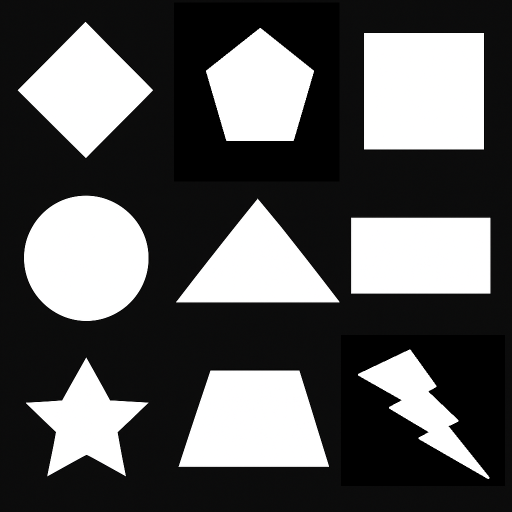
#> input picture learn2.png, 1024 x 1024 px, found by its file name (shown at 1/2 size)
$ python knn.py
#> lines starting #> are read from the running program, lines starting #| are printed output that depends on the picture; after the words box and inside, x2 and y2 are one past the last pixel; in counts of white or black regions, pixels touching at a corner belong together
import sys
import imutils
import numpy as np
import cv2

im = cv2.imread('C:\Projects\Intellect\lab5\learn2.png')
#> im is the input picture: shape (1024, 1024, 3); mean B, G, R 89.3, 89.2, 89.2

resized = imutils.resize(im, width=600)
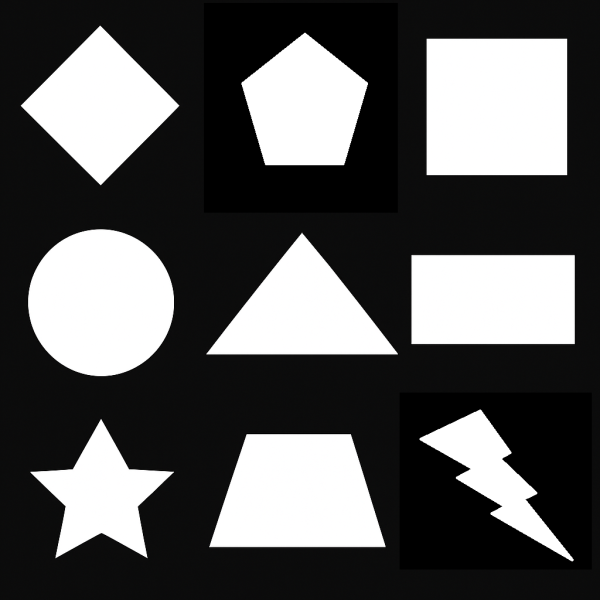
#> resized: shape (600, 600, 3); mean B, G, R 89.3, 89.3, 89.2

gray = cv2.cvtColor(resized, cv2.COLOR_BGR2GRAY)

blur = cv2.GaussianBlur(gray, (5, 5), 0)
ret, thresh = cv2.threshold(blur, 127, 255, cv2.THRESH_BINARY)
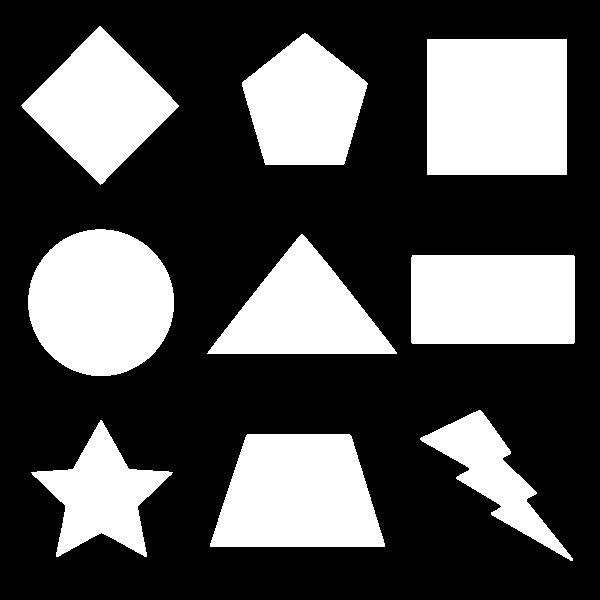
#> thresh: shape (600, 600); 32.7% white; 9 white regions

contours, hierarchy = cv2.findContours(thresh, cv2.RETR_LIST, cv2.CHAIN_APPROX_SIMPLE)  # ?
#> contours = 9 contours; largest, box (x1, y1, x2, y2) and area: (427, 39, 567, 175) 18765, (28, 229, 174, 376) 16625, (210, 434, 385, 547) 15636, (411, 255, 575, 344) 14341, (21, 26, 179, 185) 12558

samples = np.empty((0, 100))
responses = []
keys = [i for i in range(48, 58)]

for cnt in contours:
    if cv2.contourArea(cnt) > 50:
        [x, y, w, h] = cv2.boundingRect(cnt)
        if h > 28:
            cv2.rectangle(resized, (x, y), (x + w, y + h), (0, 0, 255), 2)
            roi = thresh[y:y + h, x:x + w]
            print(roi)
            roismall = cv2.resize(roi, (10, 10))
            cv2.imshow('roi', roismall)
            cv2.imshow('norm', resized)
            key = cv2.waitKey(0)

            if key == 27:
                sys.exit()
#> (the program exits here)
